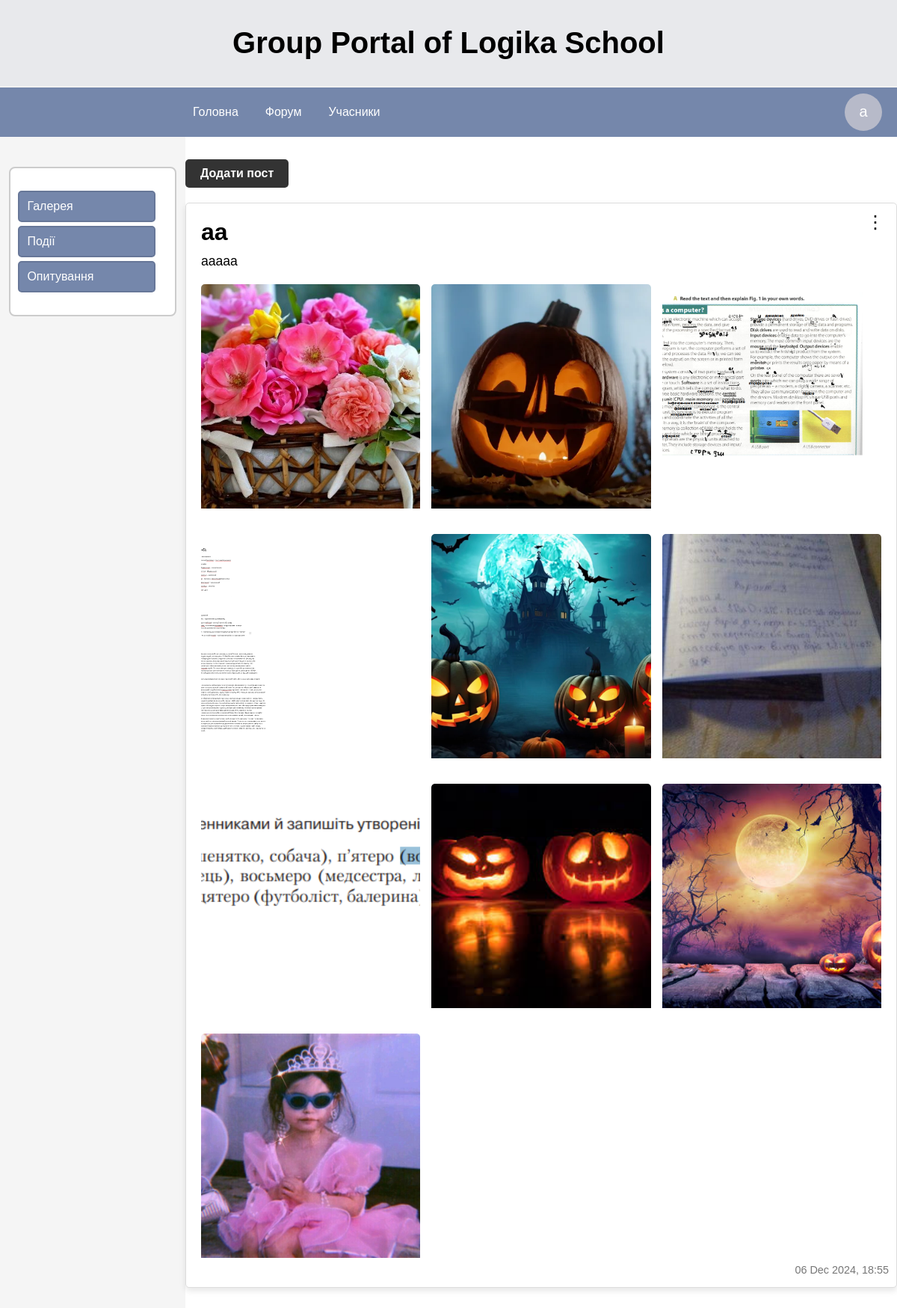
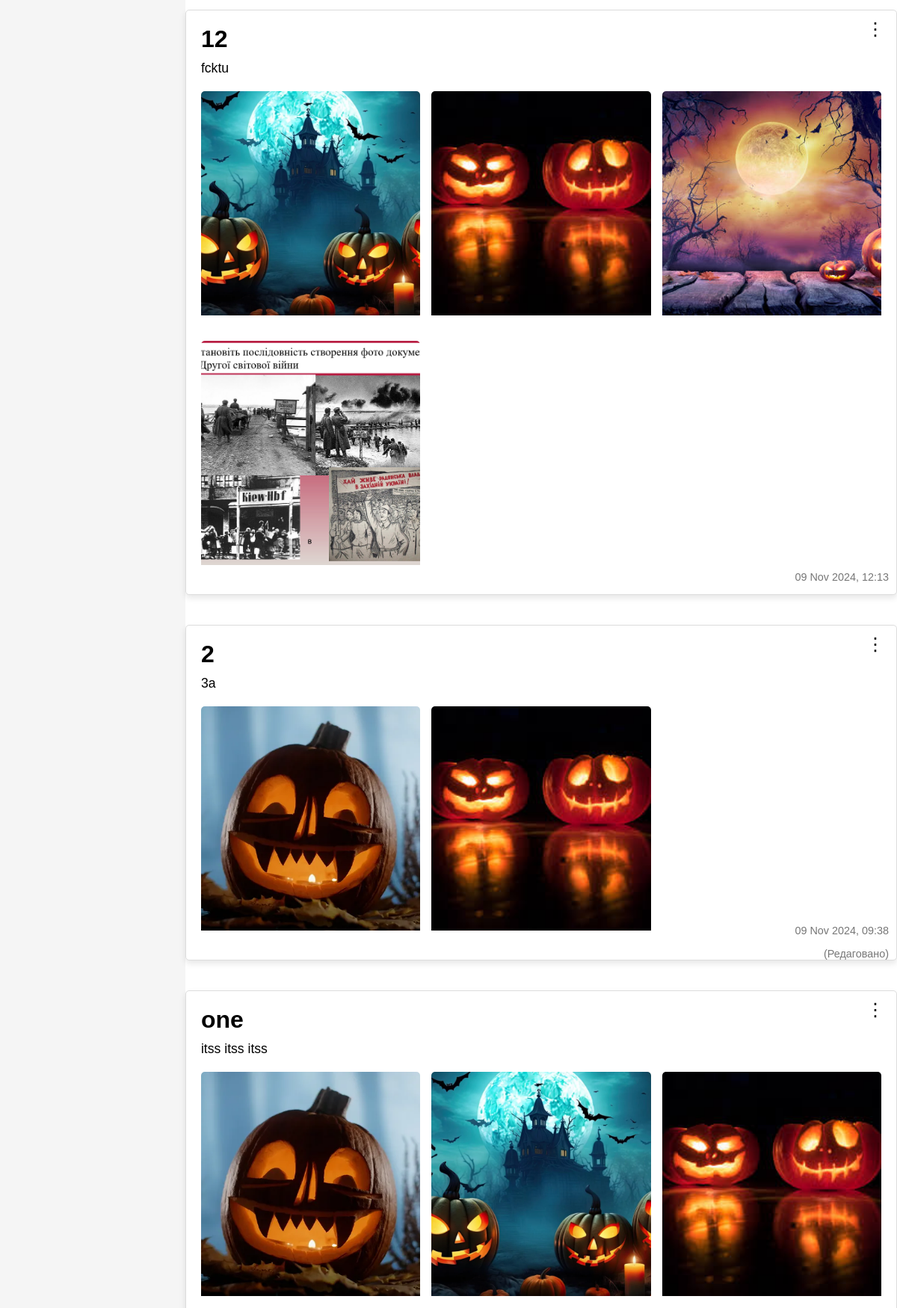
The app's page /gallery/ (signed in, upper part) with its own data (2 pictures, top to bottom).
### portal/models.py (models this page shows, shortened)
class PhotoPost(models.Model):
    author = models.ForeignKey(User, on_delete=models.CASCADE, related_name='posts')
    title = models.CharField(max_length=255)
    content = models.TextField()
    created_at = models.DateTimeField(auto_now_add=True)
    edited = models.BooleanField(default=False)

class Photo(models.Model):
    post = models.ForeignKey(PhotoPost, on_delete=models.CASCADE, related_name='photos')
    image = models.ImageField(upload_to='gallery/photos/')

### portal/views.py (the view)
# urls.py: path('gallery/', views.GalleryView.as_view(), name='gallery'),
class GalleryView(LoginRequiredMixin,View):
    template_name = 'portal/gallery_list.html'
    def get(self, request):
        posts = PhotoPost.objects.all().order_by('-created_at')  # Сортуємо пости від нових до старих
        return render(request, self.template_name, {'posts': posts})

### portal/context_processors.py (called while the page is built)
def profile_photo_context(request):
    profile_photo = None
    if request.user.is_authenticated:
        profile_photo = ProfilePhoto.objects.filter(user=request.user).first()
    return {'profile_photo': profile_photo}

### portal/templatetags/has_permission.py (called while the page is built, shortened)
@register.filter
def has_permission(current_user, target_user):
    if current_user.is_superuser:
        return True

### templates/portal/gallery_list.html (shortened to what this page needs)
{% extends 'base.html' %}
{% load static %}
{% load video_filters %}
{% load has_permission %}
{% block content %}
<link rel="stylesheet" href="{% static 'gallery.css' %}">
<aside class="sidebar" style="margin: 0;">
    <div class="sidebar-div">
        <nav class="sidebar-nav">
            <a href="{% url 'gallery'%}">Галерея</a>
            <a href="{% url 'event_list'%}">Події</a>
            <a href="">Опитування</a>
        </nav>
    </div>
</aside>
<div class="container">
    {% if request.user|has_permission:user %}
        <a href="{% url 'create_post_with_photos'%}" class="add-post-btn">Додати пост</a>
    {% endif %}
    {% for post in posts %}
        <div class="post">
            <div class="post-header">
                <div class="post-title">{{ post.title }}</div>
                {% if request.user|has_permission:user %}
                    <div class="post-menu">
                        <button class="menu-btn">&#x22EE;</button>
                    </div>
                {% endif %}
            </div>
            <div class="post-content">{{ post.content }}</div>
            {% if post.photos.count == 1 %}
                <div class="single-photo">
                    <img src="{{ post.photos.first.image.url }}" alt="{{ post.photos.first.caption }}" class="modal-trigger">
                </div>
            {% else %}
                <div class="photo-grid">
                    {% for photo in post.photos.all %}
                        <div class="photo">
                            <img src="{{ photo.image.url }}" alt="{{ photo.caption }}" class="modal-trigger">
                        </div>
                    {% endfor %}
                </div>
            {% endif %}
            <div class="post-date">
                <p>{{ post.created_at|date:"d M Y, H:i" }}</p>
                {% if post.edited %}
                    <span class="edited-badge">(Редаговано)</span>
                {% endif %}
            </div>
        </div>
    {% empty %}
        <div class="empty-message">No posts available.</div>
    {% endfor %}
</div>
{% endblock %}

### templates/base.html (shortened to what this page needs)
<!DOCTYPE html>
<html lang="en">
<head>
    {% load static %}
    <link rel="stylesheet" href="{% static 'base.css' %}">
</head>
<body>
    <div class="wrapper">
    <header>
            <div class="header-title">
                <h1 class="site-title">Group Portal of Logika School</h1>
            </div>
            <div class="header-links">
                <nav >
                    <a href="{% url 'main'%}">Головна</a>
                    <a href="{% url 'category_list'%}">Форум</a>
                    <a href="{% url 'user_list'%}">Учасники</a>
                </nav>
                <div class="user-menu">
                    {% if profile_photo %}
                        <img src="{{ profile_photo.photo.url }}" alt="Profile Photo" class="profile-photo" style="width: 50px; /* Ширина квадрата */
                        height: 50px; /* Висота квадрата */
                        object-fit: cover; /* Масштабування, щоб повністю заповнити квадрат */
                        border-radius:  50%;; /* Така ж закругленість, як у .user-icon */">
                    {% else %}
                        <div class="user-icon" style="background-color: {{ user.profile_color.color|default:'#cccccc' }};
                                                    color: #fff;
                                                    display: flex;
                                                    justify-content: center;
                                                    align-items: center;
                                                    font-size: 20px;
                                                    width: 50px;
                                                    height: 50px;
                                                    border-radius: 50%;">
                            {% if user.first_name and user.last_name %}
                                {{ user.first_name|slice:":1" }}{{ user.last_name|slice:":1" }}
                            {% else %}
                                {{ user.username|slice:":1" }}
                            {% endif %}
                        </div>
                    {% endif %}
                </div>
            </div>
    </header>
    <main >
        {% block content %}
        {% endblock %}
    </main>
</div>
</body>
</html>

### static/base.css (style rules this page uses)
body, html { margin: 0; padding: 0; font-family: Arial, sans-serif; height: 100%; display: flex; flex-direction: column; }
.wrapper { display: flex; flex-direction: column; min-height: 120vh; }
header { background-color: rgb(66, 71, 103); color: #fff; text-align: center; }
.site-title { color: black; }
.header-title { background-color: rgba(255, 255, 255, 0.877); padding: 8px; font-size: 20px; position: sticky; top: 0; z-index: 10; border-bottom: 2px solid #f2f1f1; }
.header-links { background-color: rgb(117, 135, 171) ; padding: 8px 0; display: flex; align-items: center; }
.header-links nav { display: flex; gap: 20px; justify-content: center; margin-left: 250px; }
.header-links nav a { color: #fff; text-decoration: none; padding: 8px; }
.user-menu { color: #fff; text-decoration: none; padding-right: 10px; margin-right: 10px; margin-left: auto; text-decoration: none; cursor: pointer; position: relative; }
main { flex: 1; display: flex; background-color: #fff; margin: 0; }

### static/gallery.css (style rules this page uses)
.sidebar-div { width: 90%; padding-left: 10px; padding-top: 30px; border: 2px solid #ccc; border-radius: 8px; background-color: #ffffff; margin-top: 20px; margin-bottom: 20px; max-height: 200px; box-sizing: border-box; }
.sidebar { padding-top: 20px; width: 250px; height: 100%; box-sizing: border-box; background-color: #f5f5f5; display: flex; justify-content: center; }
.sidebar-nav a { display: block; width: 160px; padding: 10px; color: #ffffff; text-decoration: none; margin-bottom: 5px; border-radius: 5px; border: 2px solid rgb(103, 119, 152); background-color: rgb(117, 135, 171); }
.container { width: 80%; margin: 0 auto; padding-top: 30px; }
.post { margin-bottom: 40px; padding: 20px; background-color: white; border: 1px solid #ddd; border-radius: 5px; box-shadow: 0 4px 8px rgba(0, 0, 0, 0.1); }
.post-title { font-size: 2em; font-weight: bold; margin-bottom: 10px; }
.post-content { font-size: 1.1em; margin-bottom: 20px; }
.photo-grid { display: grid; grid-template-columns: repeat(auto-fill, minmax(250px, 1fr)); gap: 15px; }
.photo-grid img { width: 100%; height: 300px; object-fit: cover; border-radius: 5px; padding-bottom: 15px; }
.post { position: relative; }
.post-date { position: absolute; bottom: 0; right: 10px; font-size: 0.9em; color: #777; text-align: right; }
.post-menu { position: absolute; top: 10px; right: 10px; cursor: pointer; display: inline-block; }
.menu-btn { font-size: 1.5em; background: none; border: none; cursor: pointer; }
.add-post-btn { display: inline-block; background-color: #333; color: #fff; padding: 10px 20px; font-size: 1em; font-weight: bold; text-align: center; text-decoration: none; border: none; border-radius: 5px; cursor: pointer; transition: background-color 0.3s ease, transform 0.2s ease; margin-bottom: 20px; }

### records on screen
PhotoPost: title "аа", content "ааааа", created_at "06 Dec 2024, 18:55"
Photo: image (picture)
Photo: image (picture)
Photo: image (picture)
Photo: image (picture)
Photo: image (picture)
Photo: image (picture)
Photo: image (picture)
Photo: image (picture)
Photo: image (picture)
Photo: image (picture)
PhotoPost: title "12", content "fcktu", created_at "09 Nov 2024, 12:13"
Photo: image (picture)
Photo: image (picture)
Photo: image (picture)
Photo: image (picture)
PhotoPost: title "2", content "3а", created_at "09 Nov 2024, 09:38", edited "(Редаговано)"
Photo: image (picture)
Photo: image (picture)
PhotoPost: title "one", content "itss itss itss"
Photo: image (picture)
Photo: image (picture)
Photo: image (picture)

### other values on screen
{{ user.username|slice:":1" }} "a"
